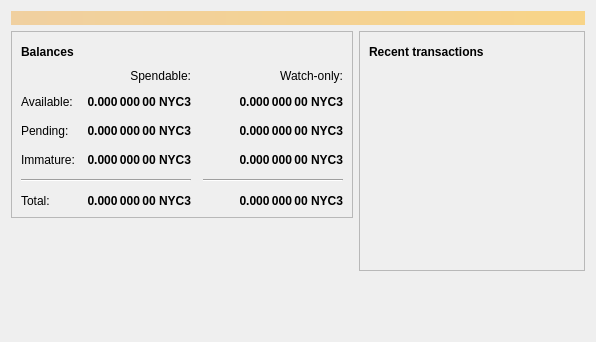
<?xml version="1.0" encoding="UTF-8"?>
<ui version="4.0">
 <class>OverviewPage</class>
 <widget class="QWidget" name="OverviewPage">
  <property name="geometry">
   <rect>
    <x>0</x>
    <y>0</y>
    <width>596</width>
    <height>342</height>
   </rect>
  </property>
  <property name="windowTitle">
   <string>Form</string>
  </property>
  <layout class="QVBoxLayout" name="topLayout">
   <item>
    <widget class="QLabel" name="labelAlerts">
     <property name="visible">
      <bool>false</bool>
     </property>
     <property name="styleSheet">
      <string notr="true">QLabel { background-color: qlineargradient(x1: 0, y1: 0, x2: 1, y2: 0, stop:0 #F0D0A0, stop:1 #F8D488); color:#000000; }</string>
     </property>
     <property name="wordWrap">
      <bool>true</bool>
     </property>
     <property name="margin">
      <number>3</number>
     </property>
     <property name="textInteractionFlags">
      <set>Qt::TextSelectableByMouse</set>
     </property>
    </widget>
   </item>
   <item>
    <layout class="QHBoxLayout" name="horizontalLayout" stretch="1,1">
     <item>
      <layout class="QVBoxLayout" name="verticalLayout_2">
       <item>
        <widget class="QFrame" name="frame">
         <property name="frameShape">
          <enum>QFrame::StyledPanel</enum>
         </property>
         <property name="frameShadow">
          <enum>QFrame::Raised</enum>
         </property>
         <layout class="QVBoxLayout" name="verticalLayout_4">
          <item>
           <layout class="QHBoxLayout" name="horizontalLayout_4">
            <item>
             <widget class="QLabel" name="label_5">
              <property name="font">
               <font>
                <weight>75</weight>
                <bold>true</bold>
               </font>
              </property>
              <property name="text">
               <string>Balances</string>
              </property>
             </widget>
            </item>
            <item>
             <widget class="QPushButton" name="labelWalletStatus">
              <property name="enabled">
               <bool>true</bool>
              </property>
              <property name="maximumSize">
               <size>
                <width>30</width>
                <height>16777215</height>
               </size>
              </property>
              <property name="toolTip">
               <string>The displayed information may be out of date. Your wallet automatically synchronizes with the Nyc3 network after a connection is established, but this process has not completed yet.</string>
              </property>
              <property name="text">
               <string/>
              </property>
              <property name="icon">
               <iconset resource="../nyc3.qrc">
                <normaloff>:/icons/warning</normaloff>
                <disabledoff>:/icons/warning</disabledoff>:/icons/warning</iconset>
              </property>
              <property name="iconSize">
               <size>
                <width>24</width>
                <height>24</height>
               </size>
              </property>
              <property name="flat">
               <bool>true</bool>
              </property>
             </widget>
            </item>
            <item>
             <spacer name="horizontalSpacer_3">
              <property name="orientation">
               <enum>Qt::Horizontal</enum>
              </property>
              <property name="sizeHint" stdset="0">
               <size>
                <width>40</width>
                <height>20</height>
               </size>
              </property>
             </spacer>
            </item>
           </layout>
          </item>
          <item>
           <layout class="QGridLayout" name="gridLayout">
            <property name="spacing">
             <number>12</number>
            </property>
            <item row="2" column="2">
             <widget class="QLabel" name="labelWatchPending">
              <property name="font">
               <font>
                <weight>75</weight>
                <bold>true</bold>
               </font>
              </property>
              <property name="cursor">
               <cursorShape>IBeamCursor</cursorShape>
              </property>
              <property name="toolTip">
               <string>Unconfirmed transactions to watch-only addresses</string>
              </property>
              <property name="text">
               <string notr="true">0.000 000 00 NYC3</string>
              </property>
              <property name="alignment">
               <set>Qt::AlignRight|Qt::AlignTrailing|Qt::AlignVCenter</set>
              </property>
              <property name="textInteractionFlags">
               <set>Qt::LinksAccessibleByMouse|Qt::TextSelectableByKeyboard|Qt::TextSelectableByMouse</set>
              </property>
             </widget>
            </item>
            <item row="2" column="1">
             <widget class="QLabel" name="labelUnconfirmed">
              <property name="font">
               <font>
                <weight>75</weight>
                <bold>true</bold>
               </font>
              </property>
              <property name="cursor">
               <cursorShape>IBeamCursor</cursorShape>
              </property>
              <property name="toolTip">
               <string>Total of transactions that have yet to be confirmed, and do not yet count toward the spendable balance</string>
              </property>
              <property name="text">
               <string notr="true">0.000 000 00 NYC3</string>
              </property>
              <property name="alignment">
               <set>Qt::AlignRight|Qt::AlignTrailing|Qt::AlignVCenter</set>
              </property>
              <property name="textInteractionFlags">
               <set>Qt::LinksAccessibleByMouse|Qt::TextSelectableByKeyboard|Qt::TextSelectableByMouse</set>
              </property>
             </widget>
            </item>
            <item row="3" column="2">
             <widget class="QLabel" name="labelWatchImmature">
              <property name="font">
               <font>
                <weight>75</weight>
                <bold>true</bold>
               </font>
              </property>
              <property name="cursor">
               <cursorShape>IBeamCursor</cursorShape>
              </property>
              <property name="toolTip">
               <string>Mined balance in watch-only addresses that has not yet matured</string>
              </property>
              <property name="text">
               <string notr="true">0.000 000 00 NYC3</string>
              </property>
              <property name="alignment">
               <set>Qt::AlignRight|Qt::AlignTrailing|Qt::AlignVCenter</set>
              </property>
              <property name="textInteractionFlags">
               <set>Qt::LinksAccessibleByMouse|Qt::TextSelectableByKeyboard|Qt::TextSelectableByMouse</set>
              </property>
             </widget>
            </item>
            <item row="4" column="0" colspan="2">
             <widget class="Line" name="line">
              <property name="orientation">
               <enum>Qt::Horizontal</enum>
              </property>
             </widget>
            </item>
            <item row="4" column="2">
             <widget class="Line" name="lineWatchBalance">
              <property name="sizePolicy">
               <sizepolicy hsizetype="Preferred" vsizetype="Fixed">
                <horstretch>0</horstretch>
                <verstretch>0</verstretch>
               </sizepolicy>
              </property>
              <property name="minimumSize">
               <size>
                <width>140</width>
                <height>0</height>
               </size>
              </property>
              <property name="orientation">
               <enum>Qt::Horizontal</enum>
              </property>
             </widget>
            </item>
            <item row="5" column="0">
             <widget class="QLabel" name="labelTotalText">
              <property name="text">
               <string>Total:</string>
              </property>
             </widget>
            </item>
            <item row="3" column="1">
             <widget class="QLabel" name="labelImmature">
              <property name="font">
               <font>
                <weight>75</weight>
                <bold>true</bold>
               </font>
              </property>
              <property name="cursor">
               <cursorShape>IBeamCursor</cursorShape>
              </property>
              <property name="toolTip">
               <string>Mined balance that has not yet matured</string>
              </property>
              <property name="text">
               <string notr="true">0.000 000 00 NYC3</string>
              </property>
              <property name="alignment">
               <set>Qt::AlignRight|Qt::AlignTrailing|Qt::AlignVCenter</set>
              </property>
              <property name="textInteractionFlags">
               <set>Qt::LinksAccessibleByMouse|Qt::TextSelectableByKeyboard|Qt::TextSelectableByMouse</set>
              </property>
             </widget>
            </item>
            <item row="2" column="3">
             <spacer name="horizontalSpacer_2">
              <property name="orientation">
               <enum>Qt::Horizontal</enum>
              </property>
              <property name="sizeHint" stdset="0">
               <size>
                <width>40</width>
                <height>20</height>
               </size>
              </property>
             </spacer>
            </item>
            <item row="3" column="0">
             <widget class="QLabel" name="labelImmatureText">
              <property name="text">
               <string>Immature:</string>
              </property>
             </widget>
            </item>
            <item row="5" column="1">
             <widget class="QLabel" name="labelTotal">
              <property name="font">
               <font>
                <weight>75</weight>
                <bold>true</bold>
               </font>
              </property>
              <property name="cursor">
               <cursorShape>IBeamCursor</cursorShape>
              </property>
              <property name="toolTip">
               <string>Your current total balance</string>
              </property>
              <property name="text">
               <string notr="true">0.000 000 00 NYC3</string>
              </property>
              <property name="alignment">
               <set>Qt::AlignRight|Qt::AlignTrailing|Qt::AlignVCenter</set>
              </property>
              <property name="textInteractionFlags">
               <set>Qt::LinksAccessibleByMouse|Qt::TextSelectableByKeyboard|Qt::TextSelectableByMouse</set>
              </property>
             </widget>
            </item>
            <item row="5" column="2">
             <widget class="QLabel" name="labelWatchTotal">
              <property name="font">
               <font>
                <weight>75</weight>
                <bold>true</bold>
               </font>
              </property>
              <property name="cursor">
               <cursorShape>IBeamCursor</cursorShape>
              </property>
              <property name="toolTip">
               <string>Current total balance in watch-only addresses</string>
              </property>
              <property name="text">
               <string notr="true">0.000 000 00 NYC3</string>
              </property>
              <property name="alignment">
               <set>Qt::AlignRight|Qt::AlignTrailing|Qt::AlignVCenter</set>
              </property>
              <property name="textInteractionFlags">
               <set>Qt::LinksAccessibleByMouse|Qt::TextSelectableByKeyboard|Qt::TextSelectableByMouse</set>
              </property>
             </widget>
            </item>
            <item row="0" column="2">
             <widget class="QLabel" name="labelWatchonly">
              <property name="text">
               <string>Watch-only:</string>
              </property>
              <property name="alignment">
               <set>Qt::AlignRight|Qt::AlignTrailing|Qt::AlignVCenter</set>
              </property>
             </widget>
            </item>
            <item row="1" column="0">
             <widget class="QLabel" name="labelBalanceText">
              <property name="text">
               <string>Available:</string>
              </property>
             </widget>
            </item>
            <item row="1" column="1">
             <widget class="QLabel" name="labelBalance">
              <property name="font">
               <font>
                <weight>75</weight>
                <bold>true</bold>
               </font>
              </property>
              <property name="cursor">
               <cursorShape>IBeamCursor</cursorShape>
              </property>
              <property name="toolTip">
               <string>Your current spendable balance</string>
              </property>
              <property name="text">
               <string notr="true">0.000 000 00 NYC3</string>
              </property>
              <property name="alignment">
               <set>Qt::AlignRight|Qt::AlignTrailing|Qt::AlignVCenter</set>
              </property>
              <property name="textInteractionFlags">
               <set>Qt::LinksAccessibleByMouse|Qt::TextSelectableByKeyboard|Qt::TextSelectableByMouse</set>
              </property>
             </widget>
            </item>
            <item row="1" column="2">
             <widget class="QLabel" name="labelWatchAvailable">
              <property name="font">
               <font>
                <weight>75</weight>
                <bold>true</bold>
               </font>
              </property>
              <property name="cursor">
               <cursorShape>IBeamCursor</cursorShape>
              </property>
              <property name="toolTip">
               <string>Your current balance in watch-only addresses</string>
              </property>
              <property name="text">
               <string notr="true">0.000 000 00 NYC3</string>
              </property>
              <property name="alignment">
               <set>Qt::AlignRight|Qt::AlignTrailing|Qt::AlignVCenter</set>
              </property>
              <property name="textInteractionFlags">
               <set>Qt::LinksAccessibleByMouse|Qt::TextSelectableByKeyboard|Qt::TextSelectableByMouse</set>
              </property>
             </widget>
            </item>
            <item row="2" column="0">
             <widget class="QLabel" name="labelPendingText">
              <property name="text">
               <string>Pending:</string>
              </property>
             </widget>
            </item>
            <item row="0" column="1">
             <widget class="QLabel" name="labelSpendable">
              <property name="text">
               <string>Spendable:</string>
              </property>
              <property name="alignment">
               <set>Qt::AlignRight|Qt::AlignTrailing|Qt::AlignVCenter</set>
              </property>
             </widget>
            </item>
           </layout>
          </item>
         </layout>
        </widget>
       </item>
       <item>
        <spacer name="verticalSpacer">
         <property name="orientation">
          <enum>Qt::Vertical</enum>
         </property>
         <property name="sizeHint" stdset="0">
          <size>
           <width>20</width>
           <height>40</height>
          </size>
         </property>
        </spacer>
       </item>
      </layout>
     </item>
     <item>
      <layout class="QVBoxLayout" name="verticalLayout_3">
       <item>
        <widget class="QFrame" name="frame_2">
         <property name="frameShape">
          <enum>QFrame::StyledPanel</enum>
         </property>
         <property name="frameShadow">
          <enum>QFrame::Raised</enum>
         </property>
         <layout class="QVBoxLayout" name="verticalLayout">
          <item>
           <layout class="QHBoxLayout" name="horizontalLayout_2">
            <item>
             <widget class="QLabel" name="label_4">
              <property name="font">
               <font>
                <weight>75</weight>
                <bold>true</bold>
               </font>
              </property>
              <property name="text">
               <string>Recent transactions</string>
              </property>
             </widget>
            </item>
            <item>
             <widget class="QPushButton" name="labelTransactionsStatus">
              <property name="enabled">
               <bool>true</bool>
              </property>
              <property name="maximumSize">
               <size>
                <width>30</width>
                <height>16777215</height>
               </size>
              </property>
              <property name="toolTip">
               <string>The displayed information may be out of date. Your wallet automatically synchronizes with the Nyc3 network after a connection is established, but this process has not completed yet.</string>
              </property>
              <property name="text">
               <string/>
              </property>
              <property name="icon">
               <iconset resource="../nyc3.qrc">
                <normaloff>:/icons/warning</normaloff>
                <disabledoff>:/icons/warning</disabledoff>:/icons/warning</iconset>
              </property>
              <property name="iconSize">
               <size>
                <width>24</width>
                <height>24</height>
               </size>
              </property>
              <property name="flat">
               <bool>true</bool>
              </property>
             </widget>
            </item>
            <item>
             <spacer name="horizontalSpacer">
              <property name="orientation">
               <enum>Qt::Horizontal</enum>
              </property>
              <property name="sizeHint" stdset="0">
               <size>
                <width>40</width>
                <height>20</height>
               </size>
              </property>
             </spacer>
            </item>
           </layout>
          </item>
          <item>
           <widget class="QListView" name="listTransactions">
            <property name="styleSheet">
             <string notr="true">QListView { background: transparent; }</string>
            </property>
            <property name="frameShape">
             <enum>QFrame::NoFrame</enum>
            </property>
            <property name="verticalScrollBarPolicy">
             <enum>Qt::ScrollBarAlwaysOff</enum>
            </property>
            <property name="horizontalScrollBarPolicy">
             <enum>Qt::ScrollBarAlwaysOff</enum>
            </property>
            <property name="selectionMode">
             <enum>QAbstractItemView::NoSelection</enum>
            </property>
           </widget>
          </item>
         </layout>
        </widget>
       </item>
       <item>
        <spacer name="verticalSpacer_2">
         <property name="orientation">
          <enum>Qt::Vertical</enum>
         </property>
         <property name="sizeHint" stdset="0">
          <size>
           <width>20</width>
           <height>40</height>
          </size>
         </property>
        </spacer>
       </item>
      </layout>
     </item>
    </layout>
   </item>
  </layout>
 </widget>
 <resources/>
 <connections/>
</ui>
